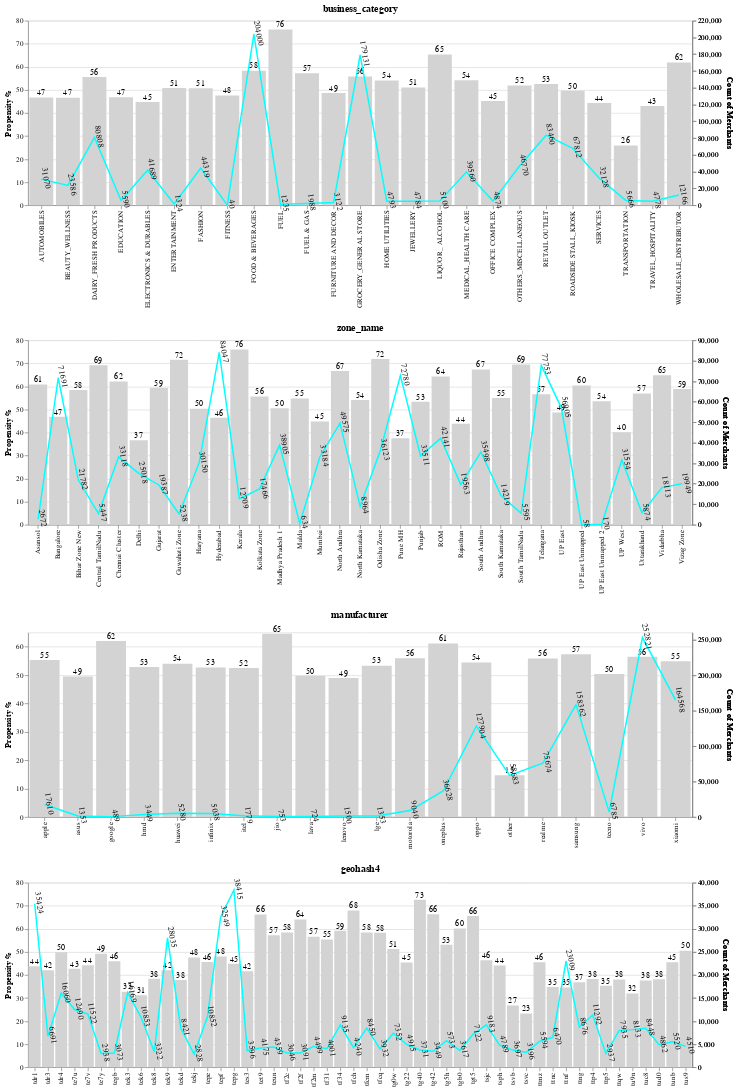

Notebook code cell kept with this figure:
### Code cell
cat1.properties(width = 900, height = 250)  & cat2.properties(width = 900, height = 250) & cat3.properties(width = 900, height = 250) & c.properties(width = 900, height = 250)

### Figure 1 — Vega-Lite specification as saved in the notebook (floating-point values rounded to 4 significant figures)
{"usermeta": {"embedOptions": {"theme": "fivethirtyeight"}}, "config": {"view": {"continuousWidth": 400, "continuousHeight": 300}}, "vconcat": [{"layer": [{"mark": {"type": "bar", "color": "lightgrey"}, "encoding": {"x": {"axis": {"title": ""}, "field": "business_category", "type": "nominal"}, "y": {"axis": {"title": "Propensity %"}, "field": "target", "type": "quantitative"}}}, {"mark": {"type": "text", "align": "center", "baseline": "middle", "dy": -6}, "encoding": {"text": {"field": "target", "format": "1.0d", "type": "quantitative"}, "x": {"axis": {"title": ""}, "field": "business_category", "type": "nominal"}, "y": {"axis": {"labels": false, "ticks": false, "title": ""}, "field": "target", "type": "quantitative"}}}, {"mark": {"type": "line", "color": "aqua"}, "encoding": {"x": {"axis": {"title": ""}, "field": "business_category", "type": "nominal"}, "y": {"field": "Count of Merchants", "type": "quantitative"}}}, {"mark": {"type": "text", "align": "center", "angle": 80, "baseline": "middle", "color": "black", "dy": -6}, "encoding": {"text": {"field": "Count of Merchants", "format": "1.0d", "type": "quantitative"}, "x": {"axis": {"title": ""}, "field": "business_category", "type": "nominal"}, "y": {"field": "Count of Merchants", "type": "quantitative"}}}], "data": {"name": "data-c485ccd142f8d857dc4bec291125bee7"}, "height": 250, "resolve": {"scale": {"y": "independent"}}, "title": "business_category", "width": 900}, {"layer": [{"mark": {"type": "bar", "color": "lightgrey"}, "encoding": {"x": {"axis": {"title": ""}, "field": "zone_name", "type": "nominal"}, "y": {"axis": {"title": "Propensity %"}, "field": "target", "type": "quantitative"}}}, {"mark": {"type": "text", "align": "center", "baseline": "middle", "dy": -6}, "encoding": {"text": {"field": "target", "format": "1.0d", "type": "quantitative"}, "x": {"axis": {"title": ""}, "field": "zone_name", "type": "nominal"}, "y": {"axis": {"labels": false, "ticks": false, "title": ""}, "field": "target", "type": "quantitative"}}}, {"mark": {"type": "line", "color": "aqua"}, "encoding": {"x": {"axis": {"title": ""}, "field": "zone_name", "type": "nominal"}, "y": {"field": "Count of Merchants", "type": "quantitative"}}}, {"mark": {"type": "text", "align": "center", "angle": 80, "baseline": "middle", "color": "black", "dy": -6}, "encoding": {"text": {"field": "Count of Merchants", "format": "1.0d", "type": "quantitative"}, "x": {"axis": {"title": ""}, "field": "zone_name", "type": "nominal"}, "y": {"field": "Count of Merchants", "type": "quantitative"}}}], "data": {"name": "data-63d8f080a97ee23c336da8b700e3a7ca"}, "height": 250, "resolve": {"scale": {"y": "independent"}}, "title": "zone_name", "width": 900}, {"layer": [{"mark": {"type": "bar", "color": "lightgrey"}, "encoding": {"x": {"axis": {"title": ""}, "field": "manufacturer", "type": "nominal"}, "y": {"axis": {"title": "Propensity %"}, "field": "target", "type": "quantitative"}}}, {"mark": {"type": "text", "align": "center", "baseline": "middle", "dy": -6}, "encoding": {"text": {"field": "target", "format": "1.0d", "type": "quantitative"}, "x": {"axis": {"title": ""}, "field": "manufacturer", "type": "nominal"}, "y": {"axis": {"labels": false, "ticks": false, "title": ""}, "field": "target", "type": "quantitative"}}}, {"mark": {"type": "line", "color": "aqua"}, "encoding": {"x": {"axis": {"title": ""}, "field": "manufacturer", "type": "nominal"}, "y": {"field": "Count of Merchants", "type": "quantitative"}}}, {"mark": {"type": "text", "align": "center", "angle": 80, "baseline": "middle", "color": "black", "dy": -6}, "encoding": {"text": {"field": "Count of Merchants", "format": "1.0d", "type": "quantitative"}, "x": {"axis": {"title": ""}, "field": "manufacturer", "type": "nominal"}, "y": {"field": "Count of Merchants", "type": "quantitative"}}}], "data": {"name": "data-efb811b570515833105b5859c4e06ab6"}, "height": 250, "resolve": {"scale": {"y": "independent"}}, "title": "manufacturer", "width": 900}, {"layer": [{"mark": {"type": "bar", "color": "lightgrey"}, "encoding": {"x": {"axis": {"title": ""}, "field": "geohash4", "type": "nominal"}, "y": {"axis": {"title": "Propensity %"}, "field": "target", "type": "quantitative"}}}, {"mark": {"type": "text", "align": "center", "baseline": "middle", "dy": -6}, "encoding": {"text": {"field": "target", "format": "1.0d", "type": "quantitative"}, "x": {"axis": {"title": ""}, "field": "geohash4", "type": "nominal"}, "y": {"axis": {"labels": false, "ticks": false, "title": ""}, "field": "target", "type": "quantitative"}}}, {"mark": {"type": "line", "color": "aqua"}, "encoding": {"x": {"axis": {"title": ""}, "field": "geohash4", "type": "nominal"}, "y": {"field": "Count of Merchants", "type": "quantitative"}}}, {"mark": {"type": "text", "align": "center", "angle": 80, "baseline": "middle", "color": "black", "dy": -6}, "encoding": {"text": {"field": "Count of Merchants", "format": "1.0d", "type": "quantitative"}, "x": {"axis": {"title": ""}, "field": "geohash4", "type": "nominal"}, "y": {"field": "Count of Merchants", "type": "quantitative"}}}], "data": {"name": "data-fa3060ee7b09c1b47299e8571f67a1e3"}, "height": 250, "resolve": {"scale": {"y": "independent"}}, "title": "geohash4", "width": 900}], "$schema": "https://vega.github.io/schema/vega-lite/v4.17.0.json", "datasets": {"data-c485ccd142f8d857dc4bec291125bee7": [{"business_category": "AUTOMOBILES", "target": 46.7, "Count of Merchants": 31070}, {"business_category": "BEAUTY_WELLNESS", "target": 46.6, "Count of Merchants": 23586}, {"business_category": "DAIRY_FRESH PRODUCTS", "target": 55.53, "Count of Merchants": 80808}, {"business_category": "EDUCATION", "target": 46.78, "Count of Merchants": 5590}, {"business_category": "ELECTRONICS & DURABLES", "target": 44.73, "Count of Merchants": 41689}, {"business_category": "ENTERTAINMENT", "target": 50.76, "Count of Merchants": 1324}, {"business_category": "FASHION", "target": 50.74, "Count of Merchants": 44319}, {"business_category": "FITNESS", "target": 47.5, "Count of Merchants": 40}, {"business_category": "FOOD & BEVERAGES", "target": 58.33, "Count of Merchants": 204000}, {"business_category": "FUEL", "target": 76.19, "Count of Merchants": 1235}, {"business_category": "FUEL & GAS", "target": 57.19, "Count of Merchants": 1988}, {"business_category": "FURNITURE AND DECOR", "target": 48.59, "Count of Merchants": 3122}, {"business_category": "GROCERY_GENERAL STORE", "target": 55.8, "Count of Merchants": 179131}, {"business_category": "HOME UTILITIES", "target": 54.08, "Count of Merchants": 4793}, {"business_category": "JEWELLERY", "target": 51.02, "Count of Merchants": 4784}, {"business_category": "LIQUOR_ ALCOHOL", "target": 65.33, "Count of Merchants": 5100}, {"business_category": "MEDICAL_HEALTH CARE", "target": 54.16, "Count of Merchants": 39560}, {"business_category": "OFFICE COMPLEX", "target": 45.18, "Count of Merchants": 4874}, {"business_category": "OTHERS_MISCELLANEOUS", "target": 51.92, "Count of Merchants": 46770}, {"business_category": "RETAIL OUTLET", "target": 52.58, "Count of Merchants": 83460}, {"business_category": "ROADSIDE STALL_KIOSK", "target": 49.61, "Count of Merchants": 67812}, {"business_category": "SERVICES", "target": 44.27, "Count of Merchants": 32128}, {"business_category": "TRANSPORTATION", "target": 25.89, "Count of Merchants": 5666}, {"business_category": "TRAVEL_HOSPITALITY", "target": 42.99, "Count of Merchants": 4778}, {"business_category": "WHOLESALE_DISTRIBUTOR", "target": 61.83, "Count of Merchants": 12166}], "data-63d8f080a97ee23c336da8b700e3a7ca": [{"zone_name": "Asansol", "target": 60.82, "Count of Merchants": 2672}, {"zone_name": "Bangalore", "target": 46.8, "Count of Merchants": 71691}, {"zone_name": "Bihar Zone New", "target": 58.42, "Count of Merchants": 21782}, {"zone_name": "Central TamilNadu", "target": 69.19, "Count of Merchants": 5447}, {"zone_name": "Chennai Cluster", "target": 62.06, "Count of Merchants": 33118}, {"zone_name": "Delhi", "target": 36.62, "Count of Merchants": 25018}, {"zone_name": "Gujarat", "target": 59.4, "Count of Merchants": 19387}, {"zone_name": "Guwahati Zone", "target": 71.53, "Count of Merchants": 5238}, {"zone_name": "Haryana", "target": 50.32, "Count of Merchants": 30150}, {"zone_name": "Hyderabad", "target": 46.34, "Count of Merchants": 84047}, {"zone_name": "Kerala", "target": 75.95, "Count of Merchants": 12709}, {"zone_name": "Kolkata Zone", "target": 55.55, "Count of Merchants": 17466}, {"zone_name": "Madhya Pradesh 1", "target": 50.47, "Count of Merchants": 38905}, {"zone_name": "Malda", "target": 54.73, "Count of Merchants": 634}, {"zone_name": "Mumbai", "target": 44.77, "Count of Merchants": 33184}, {"zone_name": "North Andhra", "target": 66.62, "Count of Merchants": 49575}, {"zone_name": "North Karnataka", "target": 54.11, "Count of Merchants": 8964}, {"zone_name": "Odisha Zone", "target": 71.81, "Count of Merchants": 36123}, {"zone_name": "Pune MH", "target": 37.48, "Count of Merchants": 72780}, {"zone_name": "Punjab", "target": 53.31, "Count of Merchants": 33511}, {"zone_name": "ROM", "target": 64.26, "Count of Merchants": 42141}, {"zone_name": "Rajasthan", "target": 43.79, "Count of Merchants": 19563}, {"zone_name": "South Andhra", "target": 67.28, "Count of Merchants": 35498}, {"zone_name": "South Karnataka", "target": 54.97, "Count of Merchants": 14219}, {"zone_name": "South TamilNadu", "target": 69.47, "Count of Merchants": 5595}, {"zone_name": "Telangana", "target": 56.58, "Count of Merchants": 77753}, {"zone_name": "UP East", "target": 48.65, "Count of Merchants": 56905}, {"zone_name": "UP East Unmapped", "target": 60.34, "Count of Merchants": 58}, {"zone_name": "UP East Unmapped 2", "target": 53.53, "Count of Merchants": 170}, {"zone_name": "UP West", "target": 40.06, "Count of Merchants": 31554}, {"zone_name": "Uttarakhand", "target": 56.88, "Count of Merchants": 5874}, {"zone_name": "Vidarbha", "target": 64.86, "Count of Merchants": 18113}, {"zone_name": "Vizag Zone", "target": 58.82, "Count of Merchants": 19949}], "data-efb811b570515833105b5859c4e06ab6": [{"manufacturer": "apple", "target": 55.29, "Count of Merchants": 17610}, {"manufacturer": "asus", "target": 49.45, "Count of Merchants": 1353}, {"manufacturer": "google", "target": 61.96, "Count of Merchants": 489}, {"manufacturer": "hmd", "target": 52.86, "Count of Merchants": 3449}, {"manufacturer": "huawei", "target": 54.0, "Count of Merchants": 5280}, {"manufacturer": "infinix", "target": 52.66, "Count of Merchants": 5038}, {"manufacturer": "itel", "target": 52.45, "Count of Merchants": 1779}, {"manufacturer": "jio", "target": 64.54, "Count of Merchants": 753}, {"manufacturer": "lava", "target": 49.72, "Count of Merchants": 724}, {"manufacturer": "lenovo", "target": 49.0, "Count of Merchants": 1500}, {"manufacturer": "lge", "target": 53.29, "Count of Merchants": 1353}, {"manufacturer": "motorola", "target": 55.95, "Count of Merchants": 9040}, {"manufacturer": "oneplus", "target": 61.13, "Count of Merchants": 36628}, {"manufacturer": "oppo", "target": 54.38, "Count of Merchants": 127904}, {"manufacturer": "other", "target": 14.7, "Count of Merchants": 58683}, {"manufacturer": "realme", "target": 55.86, "Count of Merchants": 75674}, {"manufacturer": "samsung", "target": 57.34, "Count of Merchants": 158362}, {"manufacturer": "tecno", "target": 50.35, "Count of Merchants": 6785}, {"manufacturer": "vivo", "target": 56.44, "Count of Merchants": 252821}, {"manufacturer": "xiaomi", "target": 54.89, "Count of Merchants": 164568}], "data-fa3060ee7b09c1b47299e8571f67a1e3": [{"geohash4": "tdr1", "target": 43.71, "Count of Merchants": 35424}, {"geohash4": "tdr3", "target": 42.01, "Count of Merchants": 6691}, {"geohash4": "tdr4", "target": 49.78, "Count of Merchants": 16060}, {"geohash4": "te7u", "target": 42.66, "Count of Merchants": 12490}, {"geohash4": "te7v", "target": 44.13, "Count of Merchants": 11522}, {"geohash4": "te7y", "target": 49.22, "Count of Merchants": 2938}, {"geohash4": "tegb", "target": 45.95, "Count of Merchants": 3073}, {"geohash4": "tek3", "target": 32.72, "Count of Merchants": 16169}, {"geohash4": "tek6", "target": 31.13, "Count of Merchants": 10853}, {"geohash4": "tek8", "target": 38.32, "Count of Merchants": 3322}, {"geohash4": "tek9", "target": 42.03, "Count of Merchants": 28035}, {"geohash4": "tekd", "target": 37.82, "Count of Merchants": 8421}, {"geohash4": "tekj", "target": 47.52, "Count of Merchants": 2828}, {"geohash4": "tepe", "target": 45.58, "Count of Merchants": 10852}, {"geohash4": "tepf", "target": 47.96, "Count of Merchants": 32549}, {"geohash4": "tepg", "target": 44.78, "Count of Merchants": 38415}, {"geohash4": "tes3", "target": 41.55, "Count of Merchants": 3596}, {"geohash4": "tet9", "target": 66.2, "Count of Merchants": 4175}, {"geohash4": "teun", "target": 57.21, "Count of Merchants": 4359}, {"geohash4": "tf2c", "target": 58.4, "Count of Merchants": 3046}, {"geohash4": "tf2f", "target": 64.06, "Count of Merchants": 3091}, {"geohash4": "tf2m", "target": 56.59, "Count of Merchants": 4499}, {"geohash4": "tf31", "target": 55.36, "Count of Merchants": 4001}, {"geohash4": "tf34", "target": 59.1, "Count of Merchants": 9135}, {"geohash4": "tfch", "target": 67.95, "Count of Merchants": 4240}, {"geohash4": "tfcm", "target": 58.34, "Count of Merchants": 8450}, {"geohash4": "tfcq", "target": 58.24, "Count of Merchants": 3932}, {"geohash4": "tg0w", "target": 51.2, "Count of Merchants": 7352}, {"geohash4": "tg22", "target": 45.39, "Count of Merchants": 4915}, {"geohash4": "tg40", "target": 72.55, "Count of Merchants": 3731}, {"geohash4": "tg42", "target": 66.34, "Count of Merchants": 3449}, {"geohash4": "tg5h", "target": 53.04, "Count of Merchants": 5733}, {"geohash4": "tgb0", "target": 60.13, "Count of Merchants": 3617}, {"geohash4": "tgt5", "target": 65.54, "Count of Merchants": 7122}, {"geohash4": "tsjc", "target": 46.35, "Count of Merchants": 9183}, {"geohash4": "tsph", "target": 44.08, "Count of Merchants": 4789}, {"geohash4": "tsvb", "target": 26.75, "Count of Merchants": 3697}, {"geohash4": "tsvc", "target": 23.25, "Count of Merchants": 3196}, {"geohash4": "ttmz", "target": 45.51, "Count of Merchants": 5594}, {"geohash4": "ttnc", "target": 34.73, "Count of Merchants": 6470}, {"geohash4": "ttnf", "target": 34.56, "Count of Merchants": 23009}, {"geohash4": "ttng", "target": 36.84, "Count of Merchants": 8676}, {"geohash4": "ttp4", "target": 38.17, "Count of Merchants": 11292}, {"geohash4": "ttp5", "target": 35.27, "Count of Merchants": 2937}, {"geohash4": "ttqw", "target": 38.03, "Count of Merchants": 7935}, {"geohash4": "tu9n", "target": 31.93, "Count of Merchants": 8133}, {"geohash4": "tuc8", "target": 37.61, "Count of Merchants": 8448}, {"geohash4": "tud0", "target": 38.09, "Count of Merchants": 4862}, {"geohash4": "tunb", "target": 45.43, "Count of Merchants": 5520}, {"geohash4": "tus9", "target": 50.49, "Count of Merchants": 4510}]}}
